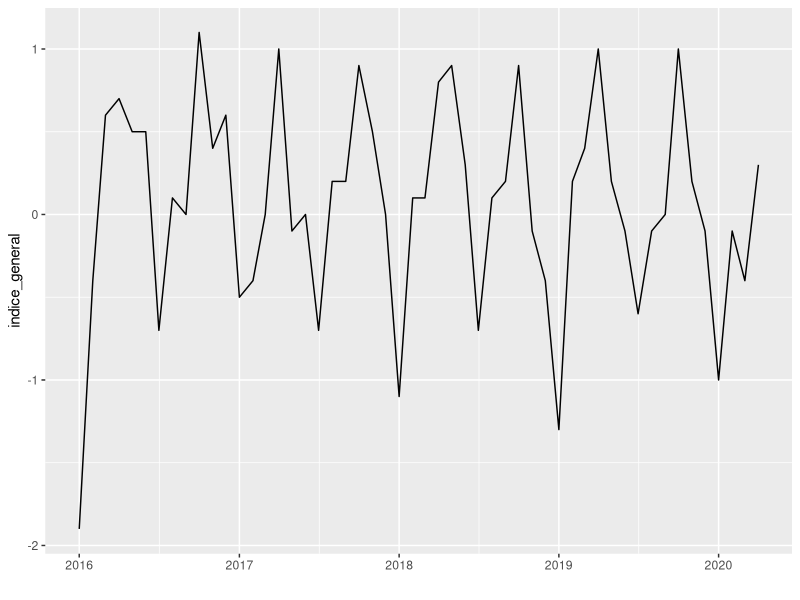
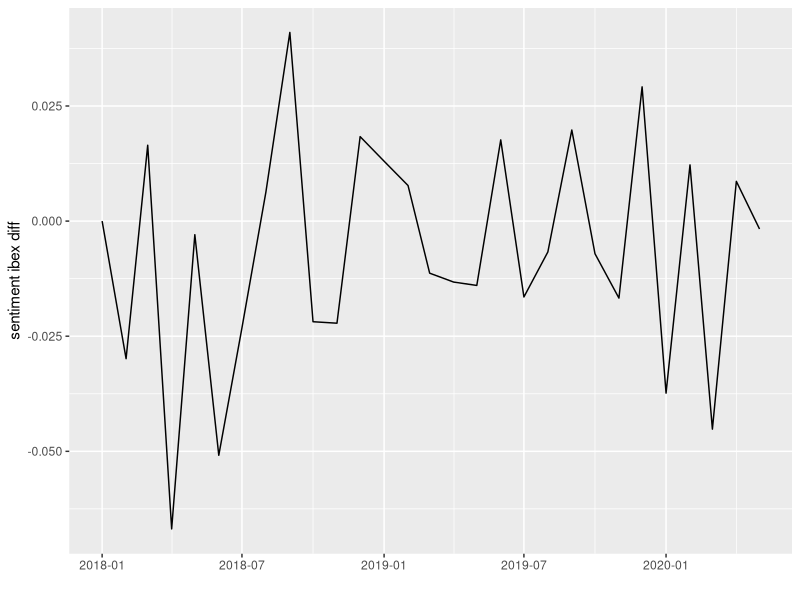
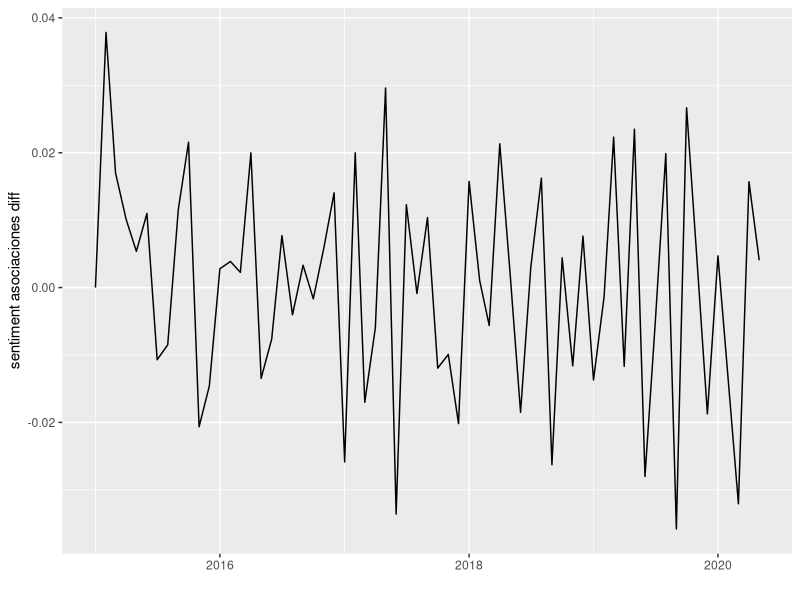
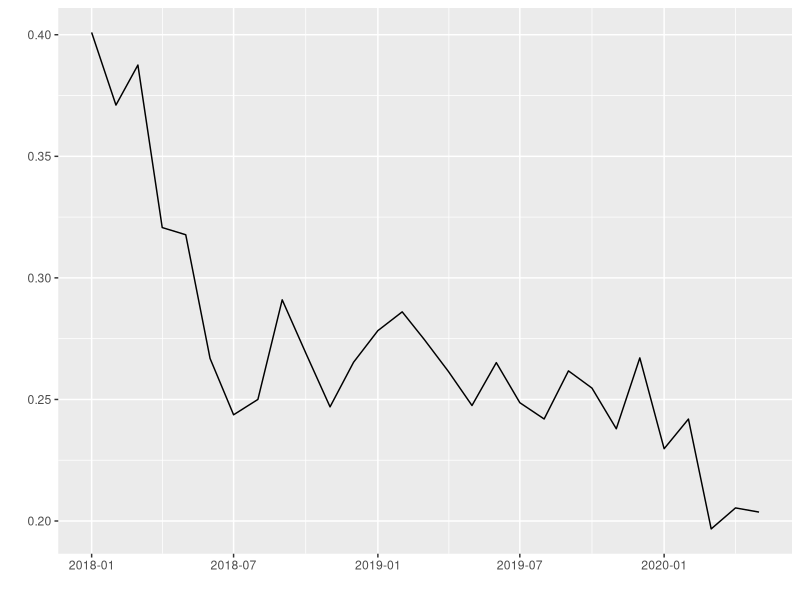
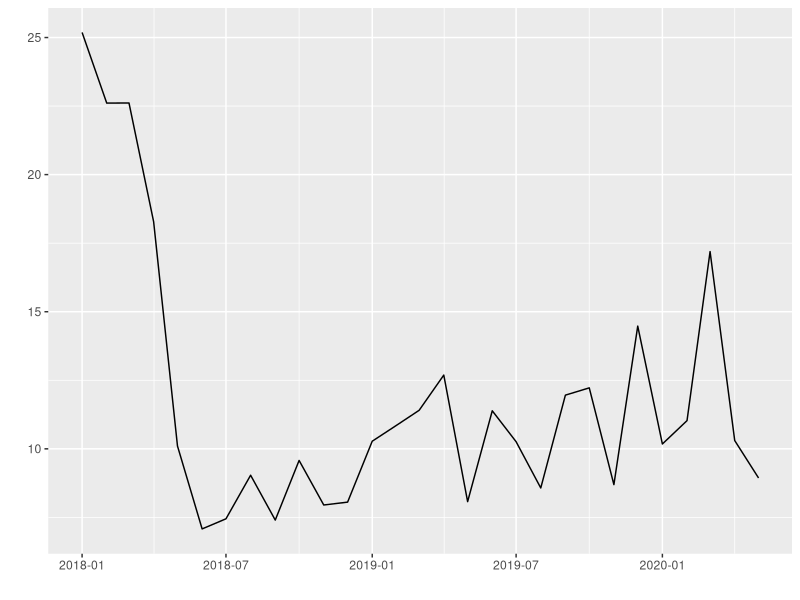
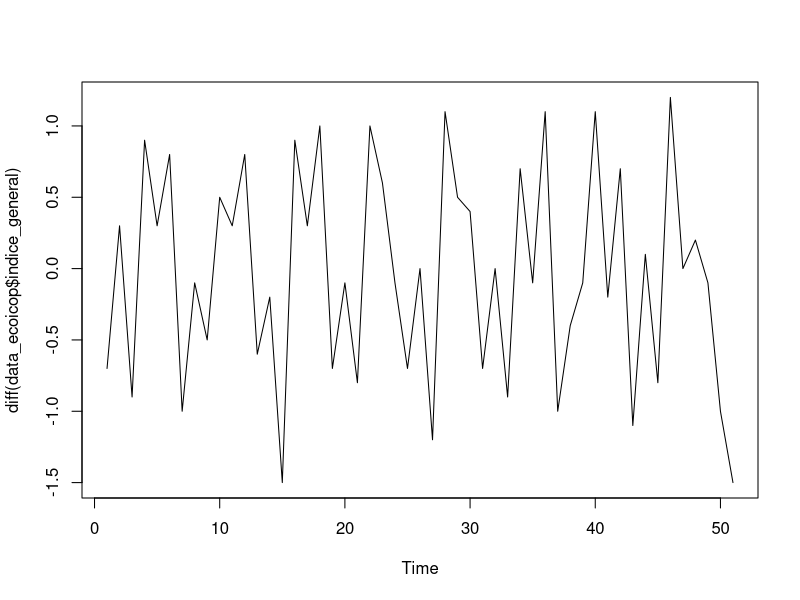
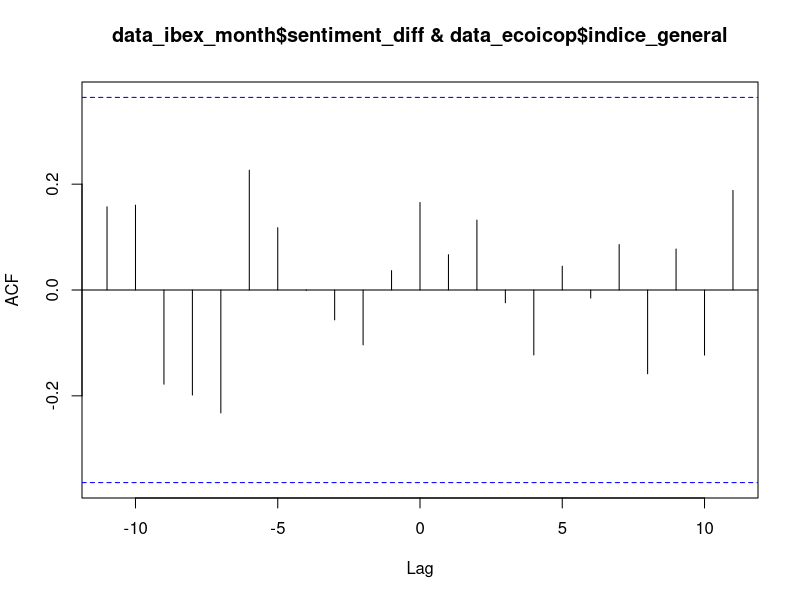
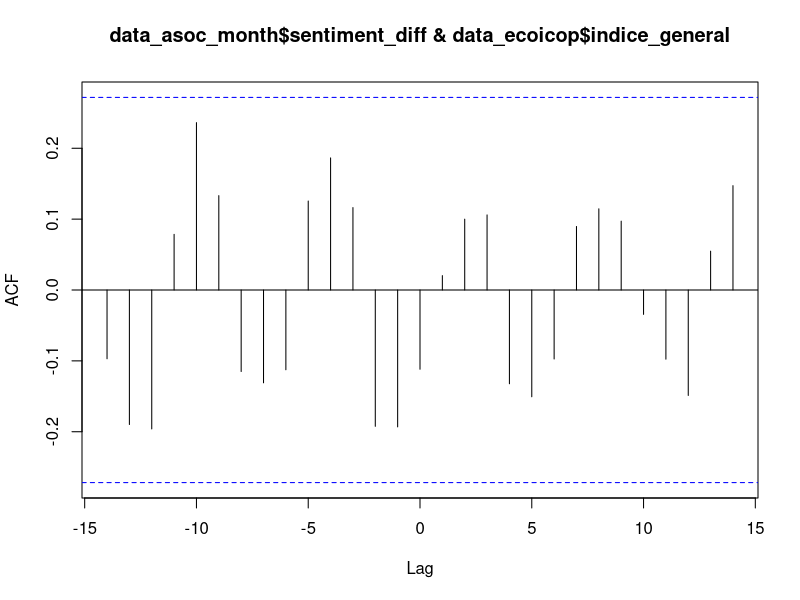

Reproduce these figures in R, in order. (Note: this script raises an error after producing the figures.)
setwd("/Users/hugojosebello/Documents/git-repos/twitter-data-scripts-analysis/")
data_asoc_month <- read.csv("./data/grouped_data_month_mean_tweets_sentimentdata-scraper_asociaciones_2016-2020.csv",  header=TRUE, sep=";", stringsAsFactors = TRUE)
data_asoc_day <- read.csv("./data/grouped_data_day_mean_tweets_sentimentdata-scraper_asociaciones_2016-2020.csv",  header=TRUE, sep=";", stringsAsFactors = TRUE)
data_ibex_day <- read.csv("./data/grouped_data_day_mean_tweets_sentimentdata-scraper_ibex_2018-2020.csv",  header=TRUE, sep=";", stringsAsFactors = TRUE)
data_ibex_month <- read.csv("./data/grouped_data_month_mean_tweets_sentimentdata-scraper_ibex_2018-2020.csv",  header=TRUE, sep=";", stringsAsFactors = TRUE)
data_precios_ibex <- read.csv("./data/ibex_historico.csv",  header=TRUE, sep=",", stringsAsFactors = TRUE)
data_ecoicop   <- read.csv("./data/ecoicop.csv",  header=TRUE, sep=";", stringsAsFactors = TRUE)
library(lubridate)
library(ggplot2)

data_asoc_month$month_year <- sub("$", "-01", data_asoc_month$month_year )
data_ibex_month$month_year <- sub("$", "-01", data_ibex_month$month_year )

data_ecoicop$date <- ymd(data_ecoicop$date)
data_ibex_month$month_year <- ymd(data_ibex_month$month_year)
data_asoc_month$month_year <- ymd(data_asoc_month$month_year)

data_ibex_month$sentiment_diff <- append(diff(data_ibex_month$sentiment), 0, after = 0)
data_asoc_month$sentiment_diff <- append(diff(data_asoc_month$sentiment), 0, after = 0)
data_ibex_day$sentiment_diff <- append(diff(data_ibex_day$sentiment), 0, after = 0)
data_asoc_day$sentiment_diff <- append(diff(data_asoc_day$sentiment), 0, after = 0)
data_precios_ibex$Close_diff <- append(diff(data_precios_ibex$Close), 0, after = 0)

#graphs
ggplot(data_ecoicop, aes(date, indice_general)) + geom_line() + xlab("") + ylab("indice_general")
ggplot(data_ibex_month, aes(month_year, sentiment_diff)) + geom_line() + xlab("") + ylab("sentiment ibex diff")
ggplot(data_asoc_month, aes(month_year, sentiment_diff)) + geom_line() + xlab("") + ylab("sentiment asociaciones diff")
ggplot(data_ibex_month, aes(month_year, sentiment)) + geom_line() + xlab("") + ylab("")
ggplot(data_ibex_month, aes(month_year, favorites)) + geom_line() + xlab("") + ylab("")

#graphs_mix


ts.plot(diff(data_ecoicop$indice_general),  main = "" )

ccf(data_ibex_month$sentiment_diff,data_ecoicop$indice_general)
ccf(data_asoc_month$sentiment_diff,data_ecoicop$indice_general)

#!! data_asoc_month leads with lag 1 over data_ibex_month 
ccf(data_ibex_month$sentiment_diff,data_asoc_month$sentiment_diff)



data_asoc
acf(diff(data_asoc_day$sentiment))

acf(data_asoc_day$sentiment)
acf(data_ibex_day$sentiment)

ccf(data_ibex_day$sentiment, data_precios_ibex$Close,lag.max = 50)
ccf(data_ibex_day$sentiment_truncated, data_precios_ibex$Close,lag.max = 50)
ccf(data_ibex_day$sentiment_diff, data_precios_ibex$Close_diff,lag.max = 200)

#!! data precios ibex lead sentiment
ccf(data_asoc_day$sentiment_diff, data_precios_ibex$Close_diff,lag.max = 50)



hist(data_asoc_day$sentiment)
plot(data_asoc$sentiment)
plot(diff(data_asoc$sentiment))


